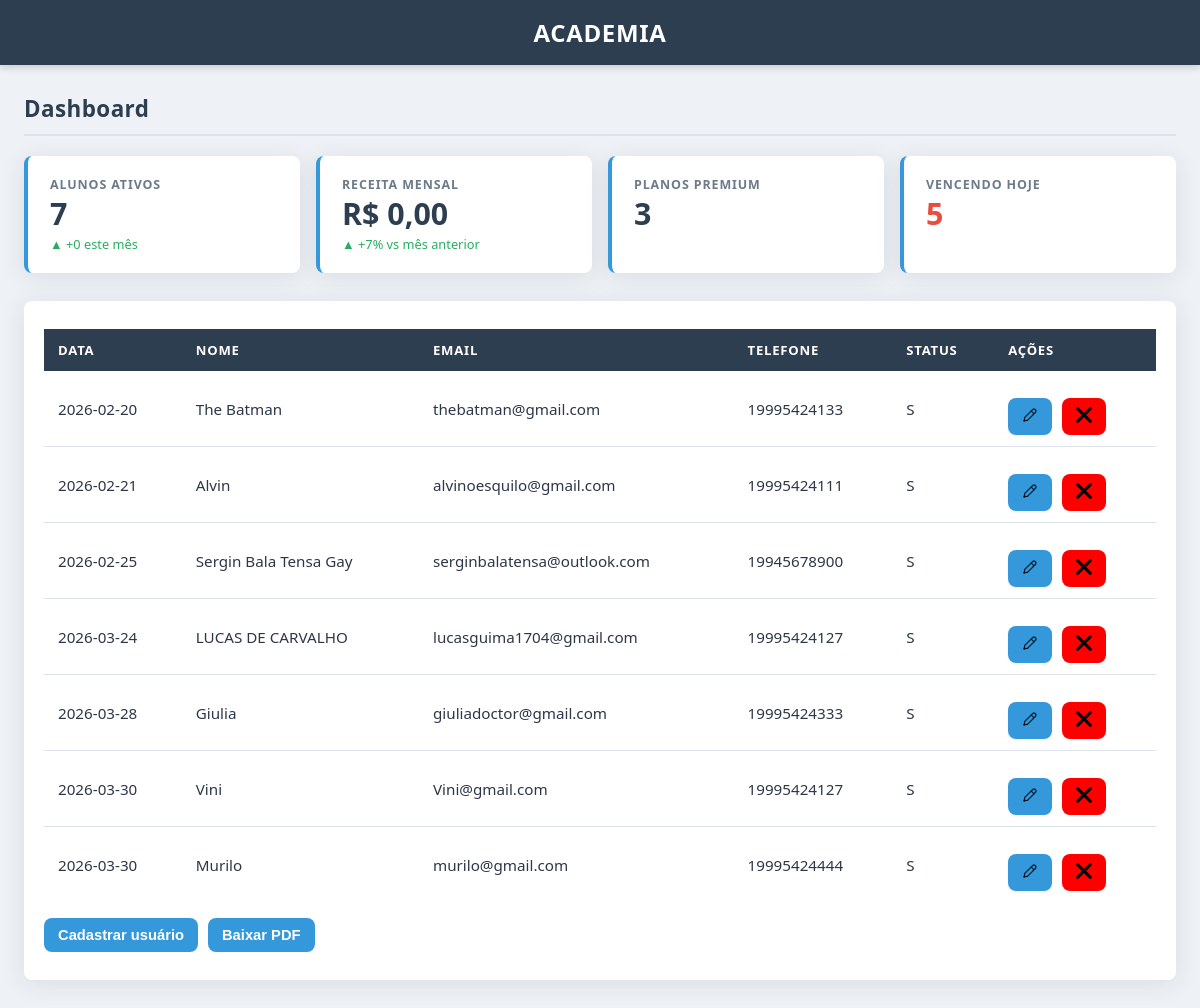
Before: / with the older database file.
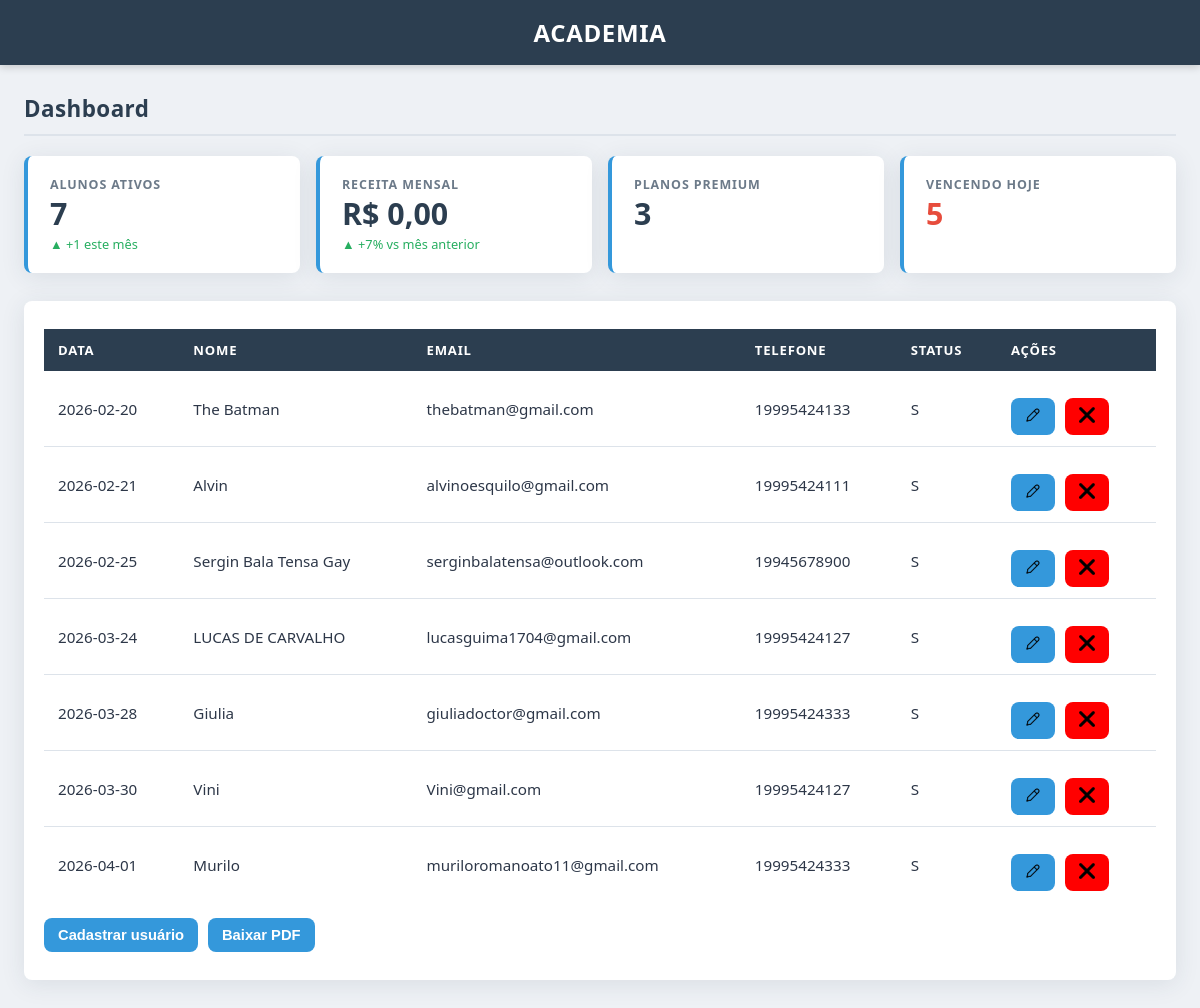
After: the same page with the newer database file.
### tables this page shows
CREATE TABLE users (
	id integer primary key autoincrement,
	full_name text not null,
	email text unique not null,
	password text not null,
	phone text,
	created_at date,
	status text
);

### src/Repository/UserRepository.php (called while the page is built, shortened)
<?php
class UserRepository
{
    private PDO $connection;
    public function __construct(PDO $connection)
    {
        $this->connection = $connection;
    }
    public function formatUser($user){
        return new User(
            $user['id'],
            $user['full_name'],
            $user['email'],
            $user['password'],
            $user['created_at'],
            $user['phone'],
            $user['status']
        );
    }
    public function getAllUsers() {
        $sql = "SELECT *FROM users;";
        $stmt = $this->connection->query($sql);
        $users = $stmt->fetchAll(PDO::FETCH_ASSOC);
        return array_map([$this, 'formatUser'], $users);
    }
    public function countUsersByStatus(string $status): int {
        $sql = "SELECT COUNT(*) FROM users WHERE status = :status;";
        $stmt = $this->connection->prepare($sql);
        $stmt->bindValue(':status', $status, PDO::PARAM_STR);
        $stmt->execute();
        return (int) $stmt->fetchColumn();
    }
    public function usersActivesThisMonth(string $lastDay, string $firstDay): string {
        $sql = "SELECT COUNT(*) FROM users WHERE status = 'S' AND created_at BETWEEN :firstDay and :lastDay;";
        $stmt = $this->connection->prepare($sql);
        $stmt->bindValue(':firstDay', $firstDay, PDO::PARAM_STR);
        $stmt->bindValue(':lastDay', $lastDay, PDO::PARAM_STR);
        $stmt->execute();
        return " ▲ +{$stmt->fetchColumn()} este mês";
    }
}

### src/Repository/SubscriptionRepository.php (called while the page is built, shortened)
<?php
class SubscriptionRepository
{
    private PDO $connection;
    public function __construct(PDO $connection)
    {
        $this->connection = $connection;
    }
    public function countPlan(string $plan): int {
        $sql = "SELECT COUNT(*) FROM users_plans inner JOIN plans ON users_plans.plan_id = plans.id WHERE plans.name = :plan";
        $stmt = $this->connection->prepare($sql);
        $stmt->bindValue(':plan', $plan, PDO::PARAM_STR);
        $stmt->execute();
        return (int) $stmt->fetchColumn();
    }
    public function getMonthlyRevenue(string $firstDay, string $lastDay): float {
        $sql = "SELECT SUM(plans.price)
                FROM users_plans
                INNER JOIN plans ON users_plans.plan_id = plans.id
                WHERE users_plans.payment_status = 'paid'
                AND users_plans.start_date BETWEEN :firstDay AND :lastDay";
        $stmt = $this->connection->prepare($sql);
        $stmt->bindValue(':firstDay', $firstDay, PDO::PARAM_STR);
        $stmt->bindValue(':lastDay',  $lastDay,  PDO::PARAM_STR);
        $stmt->execute();
        return (float) $stmt->fetchColumn();
    }
}

### src/Domain/User.php (called while the page is built, shortened)
<?php
class User {
    private ?int $id;
    private string $full_name;
    private string $email;
    private string $date;
    private string $phone;
    private string $status;
    public function __construct(
        ?int $id,
        string $full_name,
        string $email,
        string $password,
        string $date,
        string $phone,
        string $status,
    ) {
        $this->id = $id;
        $this->full_name = $full_name;
        $this->email = $email;
        $this->date = $date;
        $this->phone = $phone;
        $this->status = $status;
    }
    public function id(): ?int
    {
        return $this->id;
    }
    public function fullName(): string
    {
        return $this->full_name;
    }
    public function email(): string
    {
        return $this->email;
    }
    public function date(): string
    {
        return $this->date;
    }
    public function phone(): string
    {
        return $this->phone;
    }
    public function status(): string
    {
        return $this->status;
    }
}

### index.php (the view, shortened to what this page needs)
<?php
$connection = Connection::getConnection();
$repository = new UserRepository($connection);
$SubriptionRepository = new SubscriptionRepository($connection);
function getMonthRange($year = null, $month = null) {
    $year = $year ?? date('Y');
    $month = $month ?? date('m');
    $firstDay = date("Y-m-01", strtotime("$year-$month-01"));
    $lastDay = date("Y-m-t", strtotime("$year-$month-01"));
    return [$firstDay, $lastDay];
}
try {
  $users = $repository->getAllUsers();
  $usersActive = $repository->countUsersByStatus('S');
  $usersPremium = $SubriptionRepository->countPlan('Premium');
  list($firstDay, $lastDay) = getMonthRange();
  $usersActivesThisMonth = $repository->usersActivesThisMonth($lastDay, $firstDay);
  $monthlyRevenue = $SubriptionRepository->getMonthlyRevenue($firstDay, $lastDay);
}catch(PDOException $e){
  echo $e->getMessage();
}
?>
<!DOCTYPE html>
<html lang="en">
<head>
    <link rel="stylesheet" href="css/style.css">
    <link rel="stylesheet" href="css/index.css">
</head>
<body>
    <header>
    <h1>Academia</h1>
  </header>
    <div id="dashboard" class="screen">
    <div class="page-title">Dashboard</div>
    <div class="stats-grid">
      <div class="stat-card">
        <div class="stat-label">Alunos Ativos</div>
        <div class="stat-value"><?= $usersActive ?></div>
        <div class="stat-delta"><?= $usersActivesThisMonth ?></div>
      </div>
      <div class="stat-card">
        <div class="stat-label">Receita Mensal</div>
        <div class="stat-value">R$ <?= number_format($monthlyRevenue, 2, ',', '.') ?></div>
        <div class="stat-delta">▲ +7% vs mês anterior</div>
      </div>
      <div class="stat-card">
        <div class="stat-label">Planos Premium</div>
        <div class="stat-value"><?= $usersPremium ?></div>
      </div>
      <div class="stat-card">
        <div class="stat-label">Vencendo Hoje</div>
        <div class="stat-value" style="color: var(--color-danger)">5</div>
      </div>
    </div>
    <div class="dashboard-table-section">
  <main>
    <section>
      <table>
        <thead>
          <tr>
            <th>Data</th>
            <th>Nome</th>
            <th>Email</th>
            <th>Telefone</th>
            <th>Status</th>
            <th>Ações</th>
          </tr>
        </thead>
        <tbody>
          <?php foreach($users as $user):  ?>
          <tr>
            <td><?= $user->date() ?></td>
            <td><?= $user->fullName() ?></td>
            <td><?= $user->email() ?></td>
            <td><?= $user->phone() ?></td>
            <td><?= $user->status() ?></td>
            <td>
              <div class="actions">
                <a href="edit.php?id=<?= $user->id() ?>"><button><img src="img/icons/edit.png" class="icon-trash" alt="editar"></button></a>
                <a href="delete.php?id=<?= $user->id() ?>" ><button style="background-color: red;"><img src="img/icons/close.png" class="icon-trash" alt="excluir"></button></a>
              </div>
            </td>
          </tr>
          <?php endforeach; ?>
        </tbody>
      </table>
      <div class="actions">
        <a href="register-user.php"><button>Cadastrar usuário</button></a>
        <a href="download-pdf.php"><button>Baixar PDF</button></a>
      </div>
    </section>
  </main>
</body>
</html>

### css/style.css (style rules this page uses)
*, *::before, *::after { box-sizing: border-box; margin: 0; padding: 0; }
:root { --color-dark: #2c3e50; --color-darker: #1a252f; --color-accent: #3498db; --color-accent-h:#2980b9; --color-danger: #e74c3c; --color-danger-h:#c0392b; --color-success: #27ae60; --color-bg: #eef1f5; --color-surface: #ffffff; --color-border: #dde3ea; --color-muted: #6c7a89; --color-text: #2d3748; --radius: 8px; --shadow-card: 0 4px 24px rgba(44, 62, 80, 0.10); --shadow-input: 0 0 0 3px rgba(52, 152, 219, 0.18); --transition: 0.18s ease; }
body { font-family: 'Segoe UI', system-ui, sans-serif; background: var(--color-bg); color: var(--color-text); min-height: 100vh; }
header { background: var(--color-dark); color: #fff; padding: 1rem 2rem; text-align: center; letter-spacing: 0.04em; box-shadow: 0 2px 8px rgba(0,0,0,0.18); }
header h1 { font-size: 1.5rem; font-weight: 700; text-transform: uppercase; }
main { padding: 28px 20px; }
table { width: 100%; border-collapse: collapse; background: var(--color-surface); border-radius: var(--radius); overflow: hidden; box-shadow: var(--shadow-card); }
th { background: var(--color-dark); color: #fff; padding: 12px 14px; text-align: left; font-size: 0.82rem; text-transform: uppercase; letter-spacing: 0.06em; }
td { padding: 11px 14px; border-bottom: 1px solid var(--color-border); font-size: 0.95rem; }
tr:last-child td { border-bottom: none; }
.actions { margin-top: 16px; display: flex; gap: 10px; flex-wrap: wrap; }
button { padding: 9px 14px; border: none; border-radius: var(--radius); background: var(--color-accent); color: white; cursor: pointer; font-size: 0.92rem; font-weight: 600; transition: background var(--transition); }
.screen { padding: 28px 24px; max-width: 1200px; margin: 0 auto; }
.page-title { font-size: 1.4rem; font-weight: 700; color: var(--color-dark); margin-bottom: 20px; padding-bottom: 10px; border-bottom: 2px solid var(--color-border); letter-spacing: 0.02em; }
.stats-grid { display: grid; grid-template-columns: repeat(auto-fit, minmax(200px, 1fr)); gap: 16px; margin-bottom: 28px; }
.stat-card { background: var(--color-surface); border-radius: var(--radius); padding: 20px 22px; box-shadow: var(--shadow-card); border-left: 4px solid var(--color-accent); display: flex; flex-direction: column; gap: 6px; transition: transform var(--transition), box-shadow var(--transition); }
.stat-label { font-size: 0.78rem; font-weight: 600; text-transform: uppercase; letter-spacing: 0.07em; color: var(--color-muted); }
.stat-value { font-size: 1.9rem; font-weight: 700; color: var(--color-dark); line-height: 1; }
.stat-delta { font-size: 0.8rem; color: var(--color-success); font-weight: 500; }
.dashboard-table-section { background: var(--color-surface); border-radius: var(--radius); box-shadow: var(--shadow-card); overflow: hidden; }
.dashboard-table-section table { box-shadow: none; border-radius: 0; }

Changed rows visible on the page:
removed users: created_at "2026-03-30", full_name "Murilo", email "murilo@gmail.com", phone "19995424444", status "S"
added users: created_at "2026-04-01", full_name "Murilo", email "muriloromanoato11@gmail.com", phone "19995424333", status "S"
Other visible differences:
$usersActivesThisMonth: "▲ +0 este mês" → "▲ +1 este mês"
